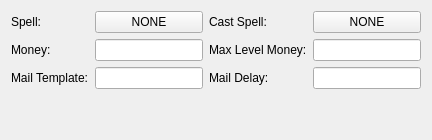
                     <widget class="QWidget" name="tab_14">
                      <attribute name="title">
                       <string>Misc</string>
                      </attribute>
                      <layout class="QVBoxLayout" name="verticalLayout_30">
                       <item>
                        <layout class="QGridLayout" name="gridLayout_9">
                         <item row="0" column="0">
                          <widget class="QLabel" name="label_18">
                           <property name="text">
                            <string>Spell:</string>
                           </property>
                          </widget>
                         </item>
                         <item row="0" column="3">
                          <widget class="QPushButton" name="pushButton_2">
                           <property name="sizePolicy">
                            <sizepolicy hsizetype="Expanding" vsizetype="Fixed">
                             <horstretch>0</horstretch>
                             <verstretch>0</verstretch>
                            </sizepolicy>
                           </property>
                           <property name="text">
                            <string>NONE</string>
                           </property>
                          </widget>
                         </item>
                         <item row="1" column="3">
                          <widget class="QLineEdit" name="lineEdit_2">
                           <property name="readOnly">
                            <bool>true</bool>
                           </property>
                          </widget>
                         </item>
                         <item row="0" column="2">
                          <widget class="QLabel" name="label_19">
                           <property name="text">
                            <string>Cast Spell:</string>
                           </property>
                          </widget>
                         </item>
                         <item row="1" column="0">
                          <widget class="QLabel" name="label_20">
                           <property name="text">
                            <string>Money:</string>
                           </property>
                          </widget>
                         </item>
                         <item row="1" column="2">
                          <widget class="QLabel" name="label_21">
                           <property name="text">
                            <string>Max Level Money:</string>
                           </property>
                          </widget>
                         </item>
                         <item row="0" column="1">
                          <widget class="QPushButton" name="pushButton">
                           <property name="sizePolicy">
                            <sizepolicy hsizetype="Expanding" vsizetype="Fixed">
                             <horstretch>0</horstretch>
                             <verstretch>0</verstretch>
                            </sizepolicy>
                           </property>
                           <property name="text">
                            <string>NONE</string>
                           </property>
                          </widget>
                         </item>
                         <item row="1" column="1">
                          <widget class="QLineEdit" name="lineEdit">
                           <property name="readOnly">
                            <bool>true</bool>
                           </property>
                          </widget>
                         </item>
                         <item row="2" column="0">
                          <widget class="QLabel" name="label_22">
                           <property name="text">
                            <string>Mail Template:</string>
                           </property>
                          </widget>
                         </item>
                         <item row="2" column="1">
                          <widget class="QLineEdit" name="lineEdit_3">
                           <property name="readOnly">
                            <bool>true</bool>
                           </property>
                          </widget>
                         </item>
                         <item row="2" column="2">
                          <widget class="QLabel" name="label_23">
                           <property name="text">
                            <string>Mail Delay:</string>
                           </property>
                          </widget>
                         </item>
                         <item row="2" column="3">
                          <widget class="QLineEdit" name="lineEdit_4">
                           <property name="readOnly">
                            <bool>true</bool>
                           </property>
                          </widget>
                         </item>
                        </layout>
                       </item>
                       <item>
                        <spacer name="verticalSpacer">
                         <property name="orientation">
                          <enum>Qt::Vertical</enum>
                         </property>
                         <property name="sizeHint" stdset="0">
                          <size>
                           <width>20</width>
                           <height>40</height>
                          </size>
                         </property>
                        </spacer>
                       </item>
                      </layout>
                     </widget>
